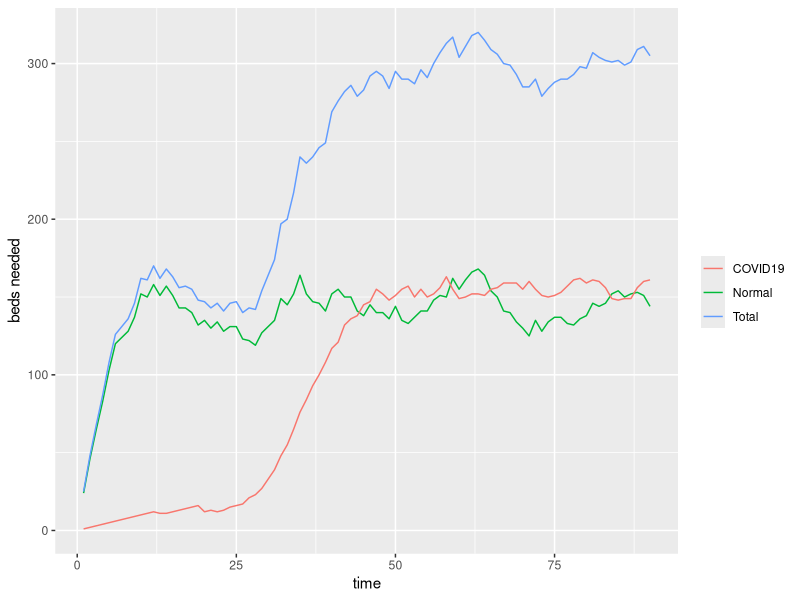
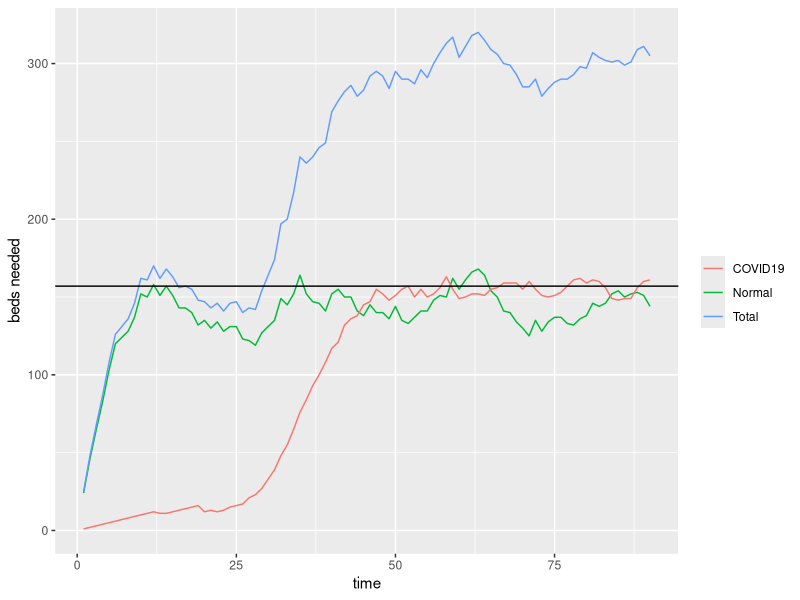
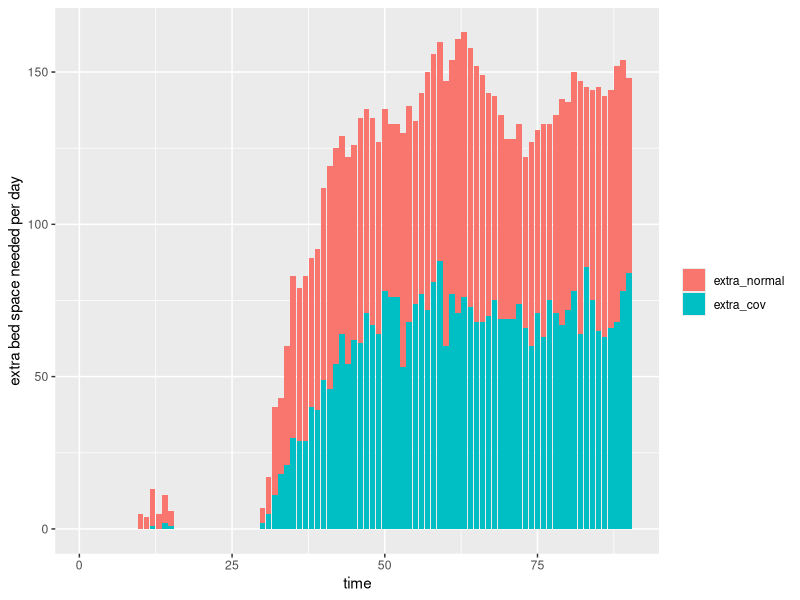

These figures' R source, in order:
library(ggplot2)
library(dplyr)
library(reshape2)

sigmoid = function(params, x) {
  params[1] / (1 + exp(-params[2] * (x - params[3])))
}


#This applies the "simple" mechanism to a scenario where we have both normal incidence and covid19 incidence
#default value here re-generate your ICHNT results

run_duration = 90 #run duration in days

norm_curve = rpois(run_duration, 16) #average number of admissions per day
cov_curve = c(sigmoid(c(15,0.3,30),seq(1,run_duration,1)))

average_LoS = 8 #average LoS in days
average_LoS_cov = 10 #average covid LoS in days

beds_needed = rep(0, run_duration) #vector to store beds needed
#NOTE this starts the hospital empty, need to remove "burn-in" period
beds_needed_cov = rep(0, run_duration) #vector to store beds needed for cov patients

#run for X days
for (t in c(1:run_duration)) {
  
  #how many admissions at time t ?
  new_patients = norm_curve[t]
  new_patients_cov = cov_curve[t]
  
  #for each admission at time t:
  for (i in c(1:new_patients)) {
    
    #how long will that person need a bed for?
    LoS = rpois(1, average_LoS)
    
    #record that 1 bed will be needed between now (t) and until the time that patient is discharged (t+LoS)
    beds_needed[t:min(t + LoS, run_duration)] = beds_needed[t:min(t + LoS, run_duration)] + 1
    
    #ideally, split this to not store if bed capacity overwhelmed, store in second vector to show patients not admitted
    
    #if (any((beds_needed[t:min(t + LoS, run_duration)]+beds_needed_cov[t:min(t + LoS, run_duration)]) > current_bed_capacity)) missed_normal
  }
  
  #for each admission at time t:
  for (i in c(1:new_patients_cov)) {
    
    #how long will that person need a bed for?
    LoS_cov = rpois(1, average_LoS_cov)
    
    #record that 1 bed will be needed between now (t) and until the time that patient is discharged (t+LoS)
    beds_needed_cov[t:min(t + LoS_cov, run_duration)] = beds_needed_cov[t:min(t + LoS_cov, run_duration)] + 1
  }
  
}

current_bed_capacity = 157
summary_data = data.frame(time = c(1:run_duration),
                          normal = beds_needed,
                          cov = beds_needed_cov)

summary_data = summary_data %>% 
  mutate(total = normal+cov)

# 1) So, how many beds would we need each day?
gg = ggplot(summary_data) +
  geom_line(aes(time, normal, colour = "Normal")) +
  geom_line(aes(time, cov, colour = "COVID19")) +
  geom_line(aes(time, total, colour = "Total")) +
  ylab("beds needed") +
  labs(colour = "")

plot(gg)

# 2) Accounting for our current capacity, would we need extra beds, and when?
gg + geom_abline(intercept = current_bed_capacity, slope = 0,)

summary_data$extra = sapply(summary_data$total, function(x) max(0, x - current_bed_capacity)) #calculate extra need
summary_data$ratio = summary_data$normal/summary_data$total

summary_data$extra_normal = apply(summary_data, 1, function(x) rbinom(1, x["extra"], x["ratio"]))
summary_data$extra_cov = summary_data$extra - summary_data$extra_normal

summary_missed = summary_data %>%
  select(time, extra_normal, extra_cov) %>%
  melt(. , id.vars = "time")

ggplot(summary_missed) +
  geom_bar(aes(fill = variable, x = time, y = value), position = "stack", stat = "identity") +
  ylab("extra bed space needed per day") +
  labs(fill = "")

#3) So, how many more beds should we add to our ward to be sure we can deal with the forecasted need?
max(summary_data$extra)
sum(summary_data$extra_normal)
sum(summary_data$extra_cov)
